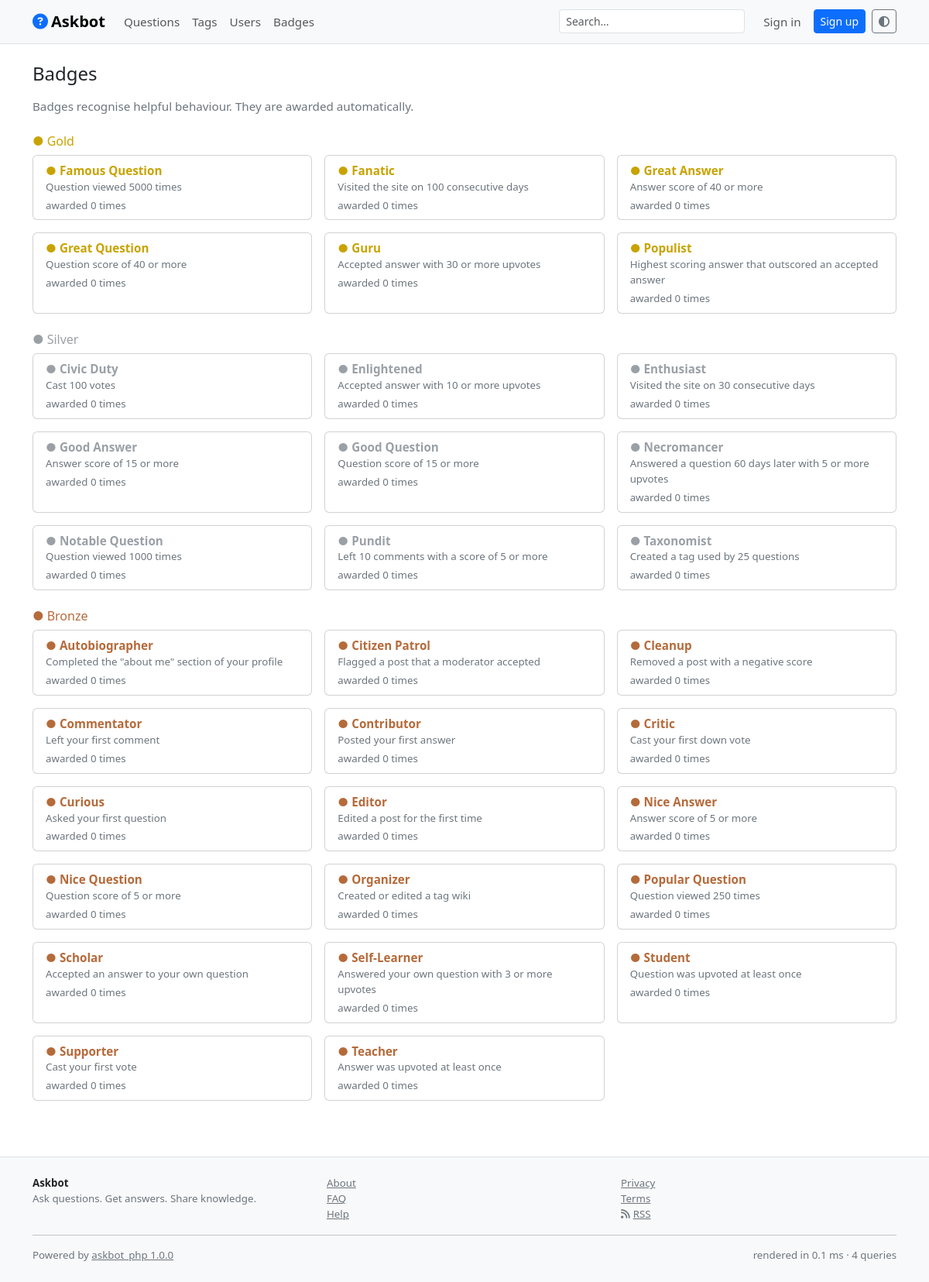
The app's page /badges with its own data.
### tables this page shows
CREATE TABLE IF NOT EXISTS `badges` (
  `id`          BIGINT UNSIGNED NOT NULL AUTO_INCREMENT,
  `key_name`    VARCHAR(48) NOT NULL,
  `name`        VARCHAR(64) NOT NULL,
  `description` VARCHAR(255) NOT NULL,
  `level`       ENUM('bronze','silver','gold') NOT NULL DEFAULT 'bronze',
  `is_multiple` TINYINT(1) NOT NULL DEFAULT 0,
  `awarded_count` INT NOT NULL DEFAULT 0,
  PRIMARY KEY (`id`),
  UNIQUE KEY `uq_badges_key` (`key_name`)
);

### html/app/code/classes/PageEngine.php (called while the page is built, shortened)
<?php
class PageEngine {
    private static array $_skins = [10 => "default"];
    public static function skins(): array {
        krsort(self::$_skins);
        return self::$_skins;
    }
    public static function html_find(string $key, string $extension = ".php"): ?string {
        foreach (self::skins() as $skin) {
            $file = $_ENV["basepath"] . "/design/" . $skin . "/" . $key . $extension;
            if (is_file($file)) return $file;
        }
        return null;
    }
    public static function html(string $key, array $params = []): void {
        $file = self::html_find($key);
        include $file;
    }
}

### html/index.php (called while the page is built, shortened)
<?php
spl_autoload_register(function (string $class): void {
    $path = $_ENV["basepath"] . "/code/classes/" . str_replace("\\", "/", $class) . ".php";
    if (is_file($path)) { require_once $path; return; }
});
function html(?string $txt): string {
    return htmlspecialchars((string)$txt, ENT_QUOTES | ENT_SUBSTITUTE, "UTF-8");
}
function htmlattr(?string $txt): string {
    return htmlspecialchars((string)$txt, ENT_QUOTES | ENT_SUBSTITUTE, "UTF-8");
}
function url(string $path = "/"): string {
    return Config::baseUrl() . "/" . ltrim($path, "/");
}
\web\Routing::start();

### html/app/code/classes/i18n.php (called while the page is built, shortened)
<?php
class i18n {
    private static array $_dict = [];
    private static array $_loaded = [];
    private static string $_lang = "en";
    public static function setLanguage(string $lang): void {
        $lang = strtolower(substr($lang, 0, 2));
        self::$_lang = $lang;
    }
    public static function init(string $source): void {
        if (isset(self::$_loaded[$source])) return;
        self::$_loaded[$source] = true;
        if (str_ends_with($source, ".php")) {
            $file = substr($source, 0, -4) . ".i18n.json";
        } else {
            $file = ($_ENV["basepath"] ?? ".") . "/locale/" . basename($source) . ".i18n.json";
        }
        if (!is_file($file)) return;
        $data = json_decode((string)file_get_contents($file), true);
        foreach ($data as $lang => $pairs) {
            foreach ($pairs as $key => $value) {
                self::$_dict[$lang][$key] = $value;
            }
        }
    }
    public static function translate(string $key): string {
        return self::$_dict[self::$_lang][$key] ?? $key;
    }
    public static function shortNumber($value): string {
        $value = (int)$value;
        return (string)$value;
    }
}
function __(string $key): string {
    return i18n::translate($key);
}

### html/app/code/classes/Badge.php (called while the page is built, shortened)
<?php
class Badge {
    public static function all(): array {
        $db = new SQL(0);
        return $db->cmdrows('SELECT * FROM badges ORDER BY FIELD(level, "gold", "silver", "bronze"), name');
    }
    public static function levelClass(string $level): string {
        return match ($level) {
            "gold"   => "badge-gold",
            "silver" => "badge-silver",
            default  => "badge-bronze",
        };
    }
}

### html/app/code/classes/SQL.php (called while the page is built, shortened)
<?php
class SQL {
    private static array $_conn = [];
    private static array $_link = [];
    public static float $timer = 0;
    public static bool $savehistory = false;
    private int $_nr = 0;
    public function __construct(int $connectionNr = 0) {
        $this->_nr = $connectionNr;
    }
    public static function init(int $nr, string $dburi): bool {
        $a = parse_url($dburi);
        $path = explode("/", trim($a["path"] ?? "", "/"));
        self::$_conn[$nr] = [
            "host"     => $a["host"] ?? "localhost",
            "port"     => (int)($a["port"] ?? 3306),
            "socket"   => null,
            "user"     => isset($a["user"]) ? rawurldecode($a["user"]) : "root",
            "password" => isset($a["pass"]) ? rawurldecode($a["pass"]) : "",
            "database" => $path[0] ?? "",
            "prefix"   => $path[1] ?? "",
        ];
        return true;
    }
    public function link(): \PDO {
        if (isset(self::$_link[$this->_nr])) return self::$_link[$this->_nr];
        $c = self::$_conn[$this->_nr];
        $dsn = "mysql:dbname=" . $c["database"] . ";charset=utf8mb4;";
        $dsn .= $c["socket"] !== null ? "unix_socket=" . $c["socket"] : "host=" . $c["host"] . ";port=" . $c["port"];
        $link = null;
        for ($try = 0; $try < 30; $try++) {
            try {
                $link = new \PDO($dsn, $c["user"], $c["password"], [
                    \PDO::ATTR_ERRMODE            => \PDO::ERRMODE_EXCEPTION,
                    \PDO::ATTR_DEFAULT_FETCH_MODE => \PDO::FETCH_ASSOC,
                    \PDO::ATTR_EMULATE_PREPARES   => false,
                    \PDO::ATTR_STRINGIFY_FETCHES  => false,
                ]);
                break;
            } catch (\PDOException $e) {
                $lastError = $e->getMessage();
                $link = null;
                usleep(500000);
            }
        }
        $link->exec("SET SESSION sql_mode = 'STRICT_TRANS_TABLES,NO_ENGINE_SUBSTITUTION'");
        $link->exec("SET SESSION time_zone = '+00:00'");
        self::$_link[$this->_nr] = $link;
        return $link;
    }
    public function escape(?string $value): string {
        $quoted = $this->link()->quote((string)$value);
        return substr($quoted, 1, -1);
    }
    private function bind(string $sql, array $values): string {
        if ($values === []) return $sql;
        foreach ($values as $k => $v) {
            if ($v === null)              $replacement = "";
            elseif (is_bool($v))          $replacement = $v ? "1" : "0";
            elseif (is_int($v) || is_float($v)) $replacement = (string)$v;
            elseif ($v instanceof \DateTimeInterface) $replacement = $v->format("Y-m-d H:i:s");
            else                          $replacement = $this->escape((string)$v);
            $sql = str_replace("{" . $k . "}", $replacement, $sql);
        }
        return $sql;
    }
    public function cmd(string $sql, array $values = []) {
        $sql = $this->bind($sql, $values);
        $link = $this->link();
        $start = microtime(true);
        try {
            $statement = $link->query($sql);
        } catch (\PDOException $e) {
            $this->_success = false;
            $this->lasterrornr = (int)$e->getCode();
            $this->lasterror = $e->getMessage();
            $duration = microtime(true) - $start;
            self::$timer += $duration;
            if (self::$savehistory) self::$history[] = ["cmd" => $sql, "time" => $duration, "error" => $this->lasterror];
            throw new SQLException("Query failed: " . $this->lasterror, 603, $sql);
        }
        $duration = microtime(true) - $start;
        self::$timer += $duration;
        $this->_result = $statement;
        return $this->_result;
    }
    public function cmdrows(string $sql, array $values = [], ?string $key = null): array {
        $statement = $this->cmd($sql, $values);
        $out = [];
        while ($row = $statement->fetch(\PDO::FETCH_ASSOC)) {
            if ($key !== null && isset($row[$key])) $out[$row[$key]] = $row;
            else $out[] = $row;
        }
        return $out;
    }
}

### html/app/code/classes/Slug.php (called while the page is built, shortened)
<?php
class Slug {
    public static function make(string $text, int $maxLength = 80): string {
        $text = strtr($text, self::TRANSLITERATE);
        $text = mb_strtolower($text, "UTF-8");
        if (function_exists("iconv")) {
            $converted = @iconv("UTF-8", "ASCII//TRANSLIT//IGNORE", $text);
            if ($converted !== false) $text = $converted;
        }
        $text = preg_replace('/[^a-z0-9]+/', "-", $text) ?? $text;
        $text = trim((string)$text, "-");
        return $text;
    }
}

### html/app/code/classes/Config.php (called while the page is built, shortened)
<?php
class Config {
    public static function env(string $key, $default = null) {
        $v = getenv($key);
        return $v;
    }
    public static function baseUrl(): string {
        $url = self::env("BASE_URL");
        return rtrim((string)$url, "/");
    }
}

### html/app/design/default/page_badges.php (the view, shortened to what this page needs)
<?php
$badges = Badge::all();
?>
<h1 class="h4 mb-3"><?= html(__("Badges")) ?></h1>
<p class="text-secondary"><?= html(__("Badges recognise helpful behaviour. They are awarded automatically.")) ?></p>
<?php foreach (["gold" => __("Gold"), "silver" => __("Silver"), "bronze" => __("Bronze")] as $level => $label) { ?>
  <h2 class="h6 mt-4 <?= htmlattr(Badge::levelClass($level)) ?>"><span class="badge-dot"></span><?= html($label) ?></h2>
  <div class="row row-cols-1 row-cols-md-3 g-3">
    <?php foreach ($badges as $badge) { if ($badge["level"] !== $level) continue; ?>
      <div class="col"><div class="card h-100"><div class="card-body py-2">
        <a class="fw-semibold text-decoration-none <?= htmlattr(Badge::levelClass($level)) ?>"
           href="<?= htmlattr(url("badges/" . (int)$badge["id"] . "/" . Slug::make((string)$badge["name"]))) ?>">
          <span class="badge-dot"></span><?= html($badge["name"]) ?>
        </a>
        <div class="small text-secondary"><?= html($badge["description"]) ?></div>
        <div class="small text-secondary mt-1"><?= html(sprintf(__("awarded %s times"), i18n::shortNumber($badge["awarded_count"]))) ?></div>
      </div></div></div>
    <?php } ?>
  </div>
<?php } ?>

### records on screen
badges: name "Famous Question", description "Question viewed 5000 times", awarded_count "awarded 0 times"
badges: name "Fanatic", description "Visited the site on 100 consecutive days", awarded_count "awarded 0 times"
badges: name "Great Answer", description "Answer score of 40 or more", awarded_count "awarded 0 times"
badges: name "Great Question", description "Question score of 40 or more", awarded_count "awarded 0 times"
badges: name "Guru", description "Accepted answer with 30 or more upvotes", awarded_count "awarded 0 times"
badges: name "Populist", description "Highest scoring answer that outscored an accepted answer", awarded_count "awarded 0 times"
badges: name "Civic Duty", description "Cast 100 votes", awarded_count "awarded 0 times"
badges: name "Enlightened", description "Accepted answer with 10 or more upvotes", awarded_count "awarded 0 times"
badges: name "Enthusiast", description "Visited the site on 30 consecutive days", awarded_count "awarded 0 times"
badges: name "Good Answer", description "Answer score of 15 or more", awarded_count "awarded 0 times"
badges: name "Good Question", description "Question score of 15 or more", awarded_count "awarded 0 times"
badges: name "Necromancer", description "Answered a question 60 days later with 5 or more upvotes", awarded_count "awarded 0 times"
badges: name "Notable Question", description "Question viewed 1000 times", awarded_count "awarded 0 times"
badges: name "Pundit", description "Left 10 comments with a score of 5 or more", awarded_count "awarded 0 times"
badges: name "Taxonomist", description "Created a tag used by 25 questions", awarded_count "awarded 0 times"
badges: name "Autobiographer", description "Completed the \"about me\" section of your profile", awarded_count "awarded 0 times"
badges: name "Citizen Patrol", description "Flagged a post that a moderator accepted", awarded_count "awarded 0 times"
badges: name "Cleanup", description "Removed a post with a negative score", awarded_count "awarded 0 times"
badges: name "Commentator", description "Left your first comment", awarded_count "awarded 0 times"
badges: name "Contributor", description "Posted your first answer", awarded_count "awarded 0 times"
badges: name "Critic", description "Cast your first down vote", awarded_count "awarded 0 times"
badges: name "Curious", description "Asked your first question", awarded_count "awarded 0 times"
badges: name "Editor", description "Edited a post for the first time", awarded_count "awarded 0 times"
badges: name "Nice Answer", description "Answer score of 5 or more", awarded_count "awarded 0 times"
badges: name "Nice Question", description "Question score of 5 or more", awarded_count "awarded 0 times"
badges: name "Organizer", description "Created or edited a tag wiki", awarded_count "awarded 0 times"
badges: name "Popular Question", description "Question viewed 250 times", awarded_count "awarded 0 times"
badges: name "Scholar", description "Accepted an answer to your own question", awarded_count "awarded 0 times"
badges: name "Self-Learner", description "Answered your own question with 3 or more upvotes", awarded_count "awarded 0 times"
badges: name "Student", description "Question was upvoted at least once", awarded_count "awarded 0 times"
badges: name "Supporter", description "Cast your first vote", awarded_count "awarded 0 times"
badges: name "Teacher", description "Answer was upvoted at least once", awarded_count "awarded 0 times"

### other values on screen
html($siteTitle) "Askbot"
html(__("Questions")) "Questions"
html(__("Tags")) "Tags"
html(__("Users")) "Users"
html(__("Badges")) "Badges"
html(__("Sign in")) "Sign in"
html(__("Sign up")) "Sign up"
html($label) "Gold"
html($label) "Silver"
html($label) "Bronze"
html(Config::get("site_title")) "Askbot"
html(Config::get("site_tagline")) "Ask questions. Get answers. Share knowledge."
html(__("About")) "About"
html(__("FAQ")) "FAQ"
html(__("Help")) "Help"
